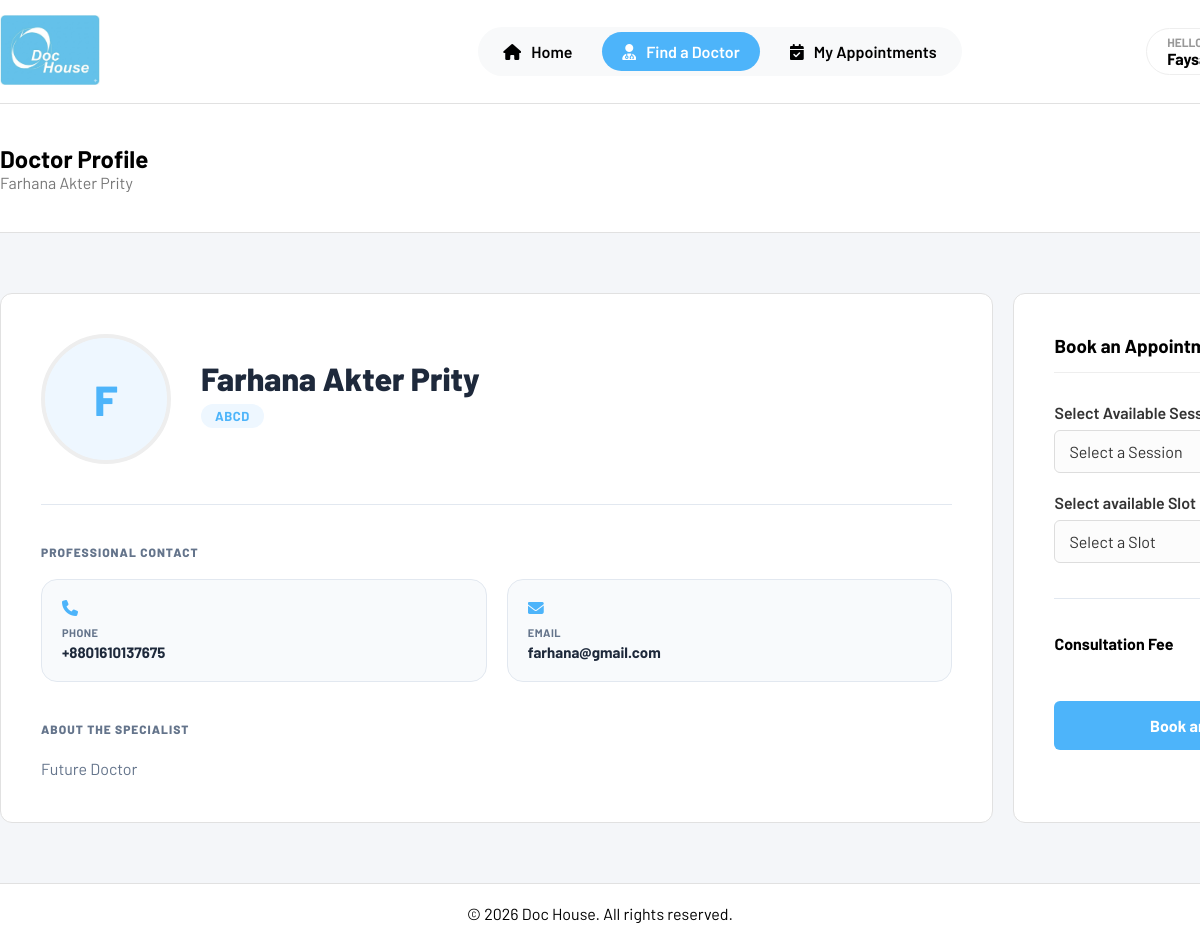
The page /view/Patient/doctor_profile.php?DID=18 (signed in) on the database its author committed.
### tables this page shows
CREATE TABLE `doctor` (
  `did` int(11) NOT NULL,
  `uid` int(11) NOT NULL,
  `fee` int(11) NOT NULL,
  `bio` varchar(2005) NOT NULL,
  `spid` int(11) NOT NULL
);

CREATE TABLE `user` (
  `uid` int(11) NOT NULL,
  `name` varchar(255) NOT NULL,
  `email` varchar(255) NOT NULL,
  `password` varchar(32) NOT NULL,
  `phone` varchar(15) NOT NULL,
  `role` varchar(10) NOT NULL,
  `dob` date DEFAULT NULL,
  `img` varchar(255) DEFAULT NULL
);

CREATE TABLE `specialization` (
  `spid` int(11) NOT NULL,
  `name` varchar(255) NOT NULL,
  `img` varchar(255) NOT NULL
);

### model/Patient/Doctor.php (called while the page is built, shortened)
<?php
function getDoctorsByDId($did)
{
    $conn = initDB();
    $sql = "SELECT d.did, d.uid, d.spid, d.fee, d.bio, u.img, u.name AS doctor_name, u.email, u.phone, s.name AS specialization_name
            FROM doctor d
            INNER JOIN user u ON d.uid = u.uid
            INNER JOIN specialization s ON d.spid = s.spid
            WHERE d.did = '$did'";
    $result = mysqli_query($conn, $sql);
    $doctor = [];
    if (mysqli_num_rows($result) > 0) {
        while ($row = mysqli_fetch_assoc($result)) {
            $doctor["DID"] = $row["did"];
            $doctor["name"] = $row["doctor_name"];
            $doctor["email"] = $row["email"];
            $doctor["phone"] = $row["phone"];
            $doctor["fee"] = $row["fee"];
            $doctor["specializationID"] = $row["spid"];
            $doctor["specialization"] = $row["specialization_name"];
            $doctor["bio"] = $row["bio"];
            $doctor["img"] = $row["img"];
        }
    }
    return $doctor;
}

### controller/Patient/doctorProfileController.php (called while the page is built, shortened)
<?php
require_once "../../model/Patient/Doctor.php";
$doctor = getDoctorsByDId($_GET['DID']);

### view/Patient/doctor_profile.php (the view, shortened to what this page needs)
<?php
require_once "../../controller/Patient/doctorProfileController.php";
?>
<!DOCTYPE html>
<html lang="en">
<head>
	<link rel="stylesheet" href="css/style.css" />
	<link rel="stylesheet" href="https://cdnjs.cloudflare.com/ajax/libs/font-awesome/6.5.1/css/all.min.css">
</head>
<body>
	<?php
	include_once "header.php";
	?>
	<section class="page-header">
		<div class="container">
			<h2>Doctor Profile</h2>
			<p><?php echo $doctor['name'] ?></p>
		</div>
	</section>
	<section class="doctor-info-and-book-appointment-section">
		<div class="container">
			<div class="doctor-info-and-book-appointment">
				<div class="doctor-info">
					<div class="doctor-hero">
						<div class="avatar">
							<?php echo !empty($doctor['img']) ?
								"<img src=\"$doctor[img]\" alt=\"Doctor\">" : $doctor['name'][0] ?>
						</div>
						<div class="name-card">
							<h2><?php echo $doctor['name'] ?></h2>
							<span class="spec-pill"><?php echo $doctor['specialization'] ?></span>
						</div>
					</div>
					<div class="detail-section">
						<h4 class="detail-title">Professional Contact</h4>
						<div class="contact-grid">
							<div class="contact-box">
								<i class="fas fa-phone"></i>
								<label>Phone</label>
								<span><?php echo $doctor['phone'] ?></span>
							</div>
							<div class="contact-box">
								<i class="fas fa-envelope"></i>
								<label>Email</label>
								<span><?php echo $doctor['email'] ?></span>
							</div>
						</div>
						<h4 class="detail-title">About the Specialist</h4>
						<p class="bio-text">
							<?php echo $doctor['bio'] ?>
						</p>
					</div>
				</div>
				<div class="book-appointment">
					<h3>Book an Appointment</h3>
					<?php
					if ($isLoggedIn) {
					?>
						<form onsubmit="return bookAppointment(this)" action="" method="POST">
							<div class="field">
								<label for="session">Select Available Session </label>
								<select onchange="loadAvailableSlots(this)" name="session" id="session">
									<option value="">Select a Session</option>
								</select>
							</div>
							<div class="field">
								<label for="slot">Select available Slot </label>
								<select name="slot" id="slot">
									<option value="">Select a Slot</option>
								</select>
							</div>
							<div class="thin-line"></div>
							<div class="fee-box">
								<h4>Consultation Fee</h4>
							</div>
							<input
								class="primary-btn submit-btn"
								type="submit"
								value="Book an Appointment" />
						</form>
					<?php
					} else {
					?>
						<a class="login-for-appointment" href="../Auth/login.php">Login to Book Appointment</a>
					<?php
					}
					?>
				</div>
			</div>
		</div>
	</section>
	<?php include_once "../shared/footer.php" ?>
</body>
</html>

### view/Patient/css/style.css (style rules this page uses)
* { margin: 0; padding: 0; box-sizing: border-box; overflow-x: hidden; font-family: "Barlow", sans-serif; text-decoration: none; transition: 0.2s ease-in-out all; }
.container { width: 1440px; margin: auto; }
section { border-bottom: 1px solid #e1e1e1; }
.primary-btn { background-color: #4db4fa; color: white; border: none; padding: 15px 40px; border-radius: 40px; font-weight: 700; cursor: pointer; font-size: 16px; }
.page-header { padding: 40px 0; }
.page-header p { color: #777; font-size: 16px; }
.field { margin-bottom: 10px; }
.avatar { width: 100px; height: 100px; background: #eef7ff; color: #4db4fa; border-radius: 50%; display: flex; align-items: center; justify-content: center; font-size: 42px; font-weight: 800; border: 4px solid #eee; overflow: hidden; }
.spec-pill { font-size: 13px; background: #eef7ff; color: #4db4fa; padding: 5px 15px; border-radius: 30px; font-weight: 700; text-transform: uppercase; display: inline-block; }
.doctor-info-and-book-appointment-section { background: #f4f6f9; padding: 60px 0; min-height: 70vh; }
.doctor-info-and-book-appointment { display: flex; gap: 20px; align-items: stretch; }
.doctor-info { background: white; border: 1px solid #e1e1e1; border-radius: 12px; padding: 40px; width: 70%; }
.book-appointment { background: white; border: 1px solid #e1e1e1; border-radius: 12px; padding: 40px; width: 30%; }
.book-appointment h3 { border-bottom: 1px solid #eee; padding-bottom: 15px; }
.book-appointment label { display: block; font-weight: 700; margin-bottom: 8px; color: #555; }
.book-appointment .field input, .book-appointment .field select { width: 100%; padding: 10px; border: 1px solid #ddd; border-radius: 6px; background: #fcfcfc; }
.book-appointment form { margin-top: 30px; }
.book-appointment .submit-btn { display: block; width: 100%; color: white; border: none; padding: 15px; border-radius: 6px; font-weight: 700; cursor: pointer; font-size: 16px; margin-top: 25px; }
.profile-card .avatar, .doctor-hero .avatar { width: 130px; height: 130px; border: 4px solid #eee; margin: 0 auto; margin-bottom: 15px; }
.doctor-hero .avatar { margin: 0; }
.field { margin-bottom: 20px; }
.field label { display: block; font-weight: 600; color: #333; margin-bottom: 8px; font-size: 16px; }
.field input, .field select { display: block; width: 100%; padding: 12px 15px; border: 1px solid #ddd; border-radius: 8px; background-color: #fcfcfc; outline: none; transition: 0.2s; color: #333; font-size: 16px; }
button, input[type="submit"] { font-size: 16px; }
.doctor-info { background: #ffffff; }
.doctor-hero { display: flex; align-items: center; gap: 30px; margin-bottom: 40px; }
.name-card h2 { font-size: 32px; font-weight: 800; color: #1e293b; margin-bottom: 6px; line-height: 1.2; }
.spec-pill { display: inline-block; padding: 4px 14px; background: #eef7ff; color: #4db4fa; border-radius: 50px; font-size: 13px; font-weight: 700; text-transform: uppercase; letter-spacing: 0.5px; margin-bottom: 8px; }
.detail-section { border-top: 1px solid #e2e8f0; padding-top: 40px; }
.detail-title { font-size: 12px; font-weight: 800; text-transform: uppercase; letter-spacing: 1px; color: #64748b; margin-bottom: 20px; display: block; }
.contact-grid { display: grid; grid-template-columns: 1fr 1fr; gap: 20px; margin-bottom: 40px; }
.contact-box { background: #f8fafc; padding: 20px; border-radius: 16px; border: 1px solid #e2e8f0; display: flex; flex-direction: column; align-items: flex-start; gap: 4px; }
.contact-box i { color: #4db4fa; font-size: 16px; margin-bottom: 6px; }
.contact-box label { font-size: 11px; color: #64748b; font-weight: 700; text-transform: uppercase; letter-spacing: 0.5px; }
.contact-box span { font-weight: 700; font-size: 15px; color: #1e293b; }
.bio-text { font-size: 16px; line-height: 1.6; color: #64748b; max-width: 100%; }
.thin-line { border-top: 1px solid #e2e8f0; margin: 35px 0; }
.fee-box { display: flex; align-items: start; justify-content: space-between; }

### rows shown on the page
doctor: uid.name "Farhana Akter Prity", uid.name "F", spid.name "ABCD", uid.phone "+8801610137675", uid.email "farhana@gmail.com", bio "Future Doctor"
